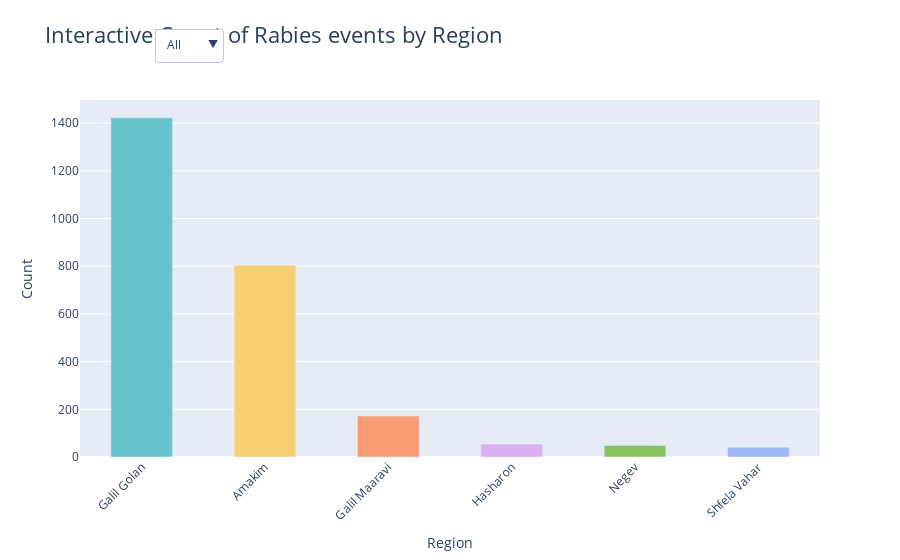

The cell this chart's notebook holds for it:
### Markdown cell above
#### Count of Rabies events by Region - Plotly

### Code cell
# Calculate counts for each region
region_counts = df_rabies_raw['RegionEng'].value_counts().reset_index()
region_counts.columns = ['RegionEng', 'Count']

# Define the region colors
region_colors = px.colors.qualitative.Pastel
color_map = {region: region_colors[i % len(region_colors)] for i, region in enumerate(region_counts['RegionEng'])}

# Create a default view that shows all data
default_view = region_counts.copy()

# Create the initial bar chart with all data
fig = go.Figure()

def update_figure(year):
    fig.data = []  # Clear existing traces
    if year == 'All':
        filtered_data = default_view
    else:
        filtered_data = df_rabies_raw[df_rabies_raw['Year'] == int(year)]['RegionEng'].value_counts().reset_index()
        filtered_data.columns = ['RegionEng', 'Count']

    fig.add_trace(go.Bar(
        x=filtered_data['RegionEng'],
        y=filtered_data['Count'],
        marker_color=[color_map[region] for region in filtered_data['RegionEng']],
        width=[0.5] * len(filtered_data)  # Adjust the width of the bars
    ))

    fig.update_layout(
        title={
            'text': 'Interactive Count of Rabies events by Region',
            'x': 0.05,
            'xanchor': 'left',
            'y': 0.95,
            'yanchor': 'top',
        },
        xaxis_title='Region',
        yaxis_title='Count',
        xaxis_tickangle=-45,
        title_font=dict(size=22),
        legend_title_text='Region',
        margin=dict(t=100)  # Adjust the margin to fit the dropdown next to the title
    )

update_figure('All')  # Initial plot with all data

# Create a dropdown menu for the year selector
year_options = [{'label': 'All', 'value': 'All'}] + [{'label': str(year), 'value': year} for year in sorted(df_rabies_raw['Year'].unique(), reverse=True)]

def update_trace(year):
    if year == 'All':
        filtered_data = default_view
    else:
        filtered_data = df_rabies_raw[df_rabies_raw['Year'] == int(year)]['RegionEng'].value_counts().reset_index()
        filtered_data.columns = ['RegionEng', 'Count']
    
    return dict(x=[filtered_data['RegionEng']], y=[filtered_data['Count']], marker=dict(color=[color_map[region] for region in filtered_data['RegionEng']]), width=[0.5] * len(filtered_data))

# Define the dropdown menu
dropdown = go.layout.Updatemenu(
    buttons=[dict(label=option['label'], method='update', args=[update_trace(option['value'])]) for option in year_options],
    direction='down',
    pad={'r': 10, 't': 10},
    showactive=True,
    x=0.1,  
    xanchor='left',
    y=1.23,  
    yanchor='top',
    name='Year selector'
)

# Update the layout to include the year selector just next to the title
fig.update_layout(
    updatemenus=[dropdown],
)

# Save the interactive plot to an HTML file
html_content = fig.to_html(include_plotlyjs='cdn', full_html=False)
minified_html = htmlmin.minify(html_content, remove_comments=True, reduce_empty_attributes=True)

with open("../assets/plots/interactive_rabies_events_by_region.html", "w") as f:
    f.write(minified_html)

# print("Interactive plot saved as HTML file.")

# Show the interactive plot
fig.show()

### Figure 1 — Plotly figure (JSON) as saved in the notebook; plotly's stock layout.template omitted (floating-point values rounded to 4 significant figures)
{"data": [{"marker": {"color": ["rgb(102, 197, 204)", "rgb(246, 207, 113)", "rgb(248, 156, 116)", "rgb(220, 176, 242)", "rgb(135, 197, 95)", "rgb(158, 185, 243)"]}, "type": "bar", "width": [0.5, 0.5, 0.5, 0.5, 0.5, 0.5], "x": ["Galil Golan", "Amakim", "Galil Maaravi", "Hasharon", "Negev", "Shfela Vahar"], "y": [1422, 804, 172, 54, 48, 41]}], "layout": {"legend": {"title": {"text": "Region"}}, "margin": {"t": 100}, "title": {"font": {"size": 22}, "text": "Interactive Count of Rabies events by Region", "x": 0.05, "xanchor": "left", "y": 0.95, "yanchor": "top"}, "updatemenus": [{"buttons": [{"args": [{"marker": {"color": ["rgb(102, 197, 204)", "rgb(246, 207, 113)", "rgb(248, 156, 116)", "rgb(220, 176, 242)", "rgb(135, 197, 95)", "rgb(158, 185, 243)"]}, "width": [0.5, 0.5, 0.5, 0.5, 0.5, 0.5], "x": [["Galil Golan", "Amakim", "Galil Maaravi", "Hasharon", "Negev", "Shfela Vahar"]], "y": [[1422, 804, 172, 54, 48, 41]]}], "label": "All", "method": "update"}, {"args": [{"marker": {"color": ["rgb(102, 197, 204)", "rgb(246, 207, 113)", "rgb(248, 156, 116)"]}, "width": [0.5, 0.5, 0.5], "x": [["Galil Golan", "Amakim", "Galil Maaravi"]], "y": [[14, 13, 4]]}], "label": "2024", "method": "update"}, {"args": [{"marker": {"color": ["rgb(246, 207, 113)", "rgb(102, 197, 204)", "rgb(248, 156, 116)", "rgb(135, 197, 95)"]}, "width": [0.5, 0.5, 0.5, 0.5], "x": [["Amakim", "Galil Golan", "Galil Maaravi", "Negev"]], "y": [[25, 15, 4, 1]]}], "label": "2023", "method": "update"}, {"args": [{"marker": {"color": ["rgb(102, 197, 204)", "rgb(246, 207, 113)", "rgb(248, 156, 116)"]}, "width": [0.5, 0.5, 0.5], "x": [["Galil Golan", "Amakim", "Galil Maaravi"]], "y": [[20, 8, 6]]}], "label": "2022", "method": "update"}, {"args": [{"marker": {"color": ["rgb(102, 197, 204)", "rgb(248, 156, 116)", "rgb(135, 197, 95)", "rgb(246, 207, 113)"]}, "width": [0.5, 0.5, 0.5, 0.5], "x": [["Galil Golan", "Galil Maaravi", "Negev", "Amakim"]], "y": [[50, 24, 4, 2]]}], "label": "2021", "method": "update"}, {"args": [{"marker": {"color": ["rgb(102, 197, 204)", "rgb(248, 156, 116)"]}, "width": [0.5, 0.5], "x": [["Galil Golan", "Galil Maaravi"]], "y": [[76, 16]]}], "label": "2020", "method": "update"}, {"args": [{"marker": {"color": ["rgb(102, 197, 204)", "rgb(246, 207, 113)", "rgb(220, 176, 242)"]}, "width": [0.5, 0.5, 0.5], "x": [["Galil Golan", "Amakim", "Hasharon"]], "y": [[24, 9, 9]]}], "label": "2019", "method": "update"}, {"args": [{"marker": {"color": ["rgb(246, 207, 113)", "rgb(102, 197, 204)", "rgb(220, 176, 242)", "rgb(248, 156, 116)"]}, "width": [0.5, 0.5, 0.5, 0.5], "x": [["Amakim", "Galil Golan", "Hasharon", "Galil Maaravi"]], "y": [[105, 54, 21, 3]]}], "label": "2018", "method": "update"}, {"args": [{"marker": {"color": ["rgb(246, 207, 113)", "rgb(102, 197, 204)", "rgb(248, 156, 116)", "rgb(220, 176, 242)"]}, "width": [0.5, 0.5, 0.5, 0.5], "x": [["Amakim", "Galil Golan", "Galil Maaravi", "Hasharon"]], "y": [[182, 58, 16, 9]]}], "label": "2017", "method": "update"}, {"args": [{"marker": {"color": ["rgb(102, 197, 204)", "rgb(248, 156, 116)", "rgb(135, 197, 95)", "rgb(246, 207, 113)"]}, "width": [0.5, 0.5, 0.5, 0.5], "x": [["Galil Golan", "Galil Maaravi", "Negev", "Amakim"]], "y": [[60, 36, 16, 4]]}], "label": "2016", "method": "update"}, {"args": [{"marker": {"color": ["rgb(102, 197, 204)", "rgb(248, 156, 116)", "rgb(135, 197, 95)"]}, "width": [0.5, 0.5, 0.5], "x": [["Galil Golan", "Galil Maaravi", "Negev"]], "y": [[76, 24, 4]]}], "label": "2015", "method": "update"}, {"args": [{"marker": {"color": ["rgb(102, 197, 204)", "rgb(135, 197, 95)"]}, "width": [0.5, 0.5], "x": [["Galil Golan", "Negev"]], "y": [[54, 9]]}], "label": "2014", "method": "update"}, {"args": [{"marker": {"color": ["rgb(102, 197, 204)", "rgb(246, 207, 113)", "rgb(220, 176, 242)", "rgb(158, 185, 243)"]}, "width": [0.5, 0.5, 0.5, 0.5], "x": [["Galil Golan", "Amakim", "Hasharon", "Shfela Vahar"]], "y": [[105, 25, 5, 5]]}], "label": "2013", "method": "update"}, {"args": [{"marker": {"color": ["rgb(102, 197, 204)", "rgb(246, 207, 113)"]}, "width": [0.5, 0.5], "x": [["Galil Golan", "Amakim"]], "y": [[100, 20]]}], "label": "2012", "method": "update"}, {"args": [{"marker": {"color": ["rgb(102, 197, 204)", "rgb(246, 207, 113)", "rgb(220, 176, 242)", "rgb(158, 185, 243)"]}, "width": [0.5, 0.5, 0.5, 0.5], "x": [["Galil Golan", "Amakim", "Hasharon", "Shfela Vahar"]], "y": [[85, 55, 10, 5]]}], "label": "2011", "method": "update"}, {"args": [{"marker": {"color": ["rgb(246, 207, 113)", "rgb(102, 197, 204)", "rgb(248, 156, 116)", "rgb(158, 185, 243)"]}, "width": [0.5, 0.5, 0.5, 0.5], "x": [["Amakim", "Galil Golan", "Galil Maaravi", "Shfela Vahar"]], "y": [[153, 142, 18, 5]]}], "label": "2010", "method": "update"}, {"args": [{"marker": {"color": ["rgb(102, 197, 204)", "rgb(246, 207, 113)", "rgb(158, 185, 243)", "rgb(248, 156, 116)", "rgb(135, 197, 95)"]}, "width": [0.5, 0.5, 0.5, 0.5, 0.5], "x": [["Galil Golan", "Amakim", "Shfela Vahar", "Galil Maaravi", "Negev"]], "y": [[307, 203, 19, 7, 7]]}], "label": "2009", "method": "update"}, {"args": [{"marker": {"color": ["rgb(102, 197, 204)", "rgb(135, 197, 95)", "rgb(158, 185, 243)"]}, "width": [0.5, 0.5, 0.5], "x": [["Galil Golan", "Negev", "Shfela Vahar"]], "y": [[35, 7, 7]]}], "label": "2008", "method": "update"}, {"args": [{"marker": {"color": ["rgb(102, 197, 204)", "rgb(248, 156, 116)"]}, "width": [0.5, 0.5], "x": [["Galil Golan", "Galil Maaravi"]], "y": [[98, 7]]}], "label": "2007", "method": "update"}, {"args": [{"marker": {"color": ["rgb(102, 197, 204)", "rgb(248, 156, 116)"]}, "width": [0.5, 0.5], "x": [["Galil Golan", "Galil Maaravi"]], "y": [[49, 7]]}], "label": "2006", "method": "update"}], "direction": "down", "name": "Year selector", "pad": {"r": 10, "t": 10}, "showactive": true, "x": 0.1, "xanchor": "left", "y": 1.23, "yanchor": "top"}], "xaxis": {"tickangle": -45, "title": {"text": "Region"}}, "yaxis": {"title": {"text": "Count"}}}}
